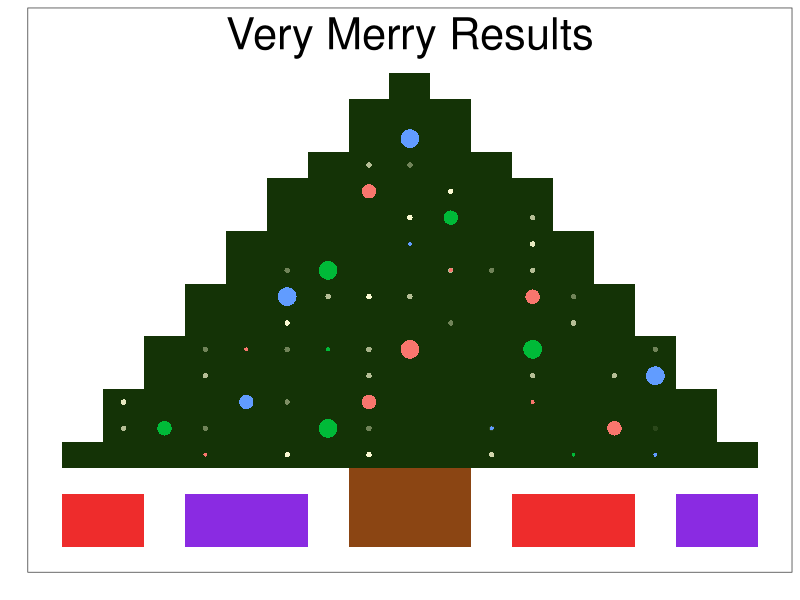

Write R code to recreate this figure.

########################################################################################################################
########################################################################################################################
##                                MY GROUND-BREAKING, EARTH-SHATTERING RESEARCH PROJECT                               ##
########################################################################################################################
########################################################################################################################


# Clear environment:
rm(list = ls())


# Load libraries:
library(ggplot2)


# Bring in data:
some_data <- read.csv("data/research_data.csv")


# Generate some data:
more_data <- data.frame(x = c(6, 9, 15, 17, 5, 13, 16, 7, 10, 14, 7, 9, 11, 
                                   14, 8, 14, 9, 12, 11, 12, 14, 11, 17, 10))
more_data$y <- c(4, 5, 4, 4, 5, 5, 5, 6, 6, 6, 8, 8, 8, 8, 10,
                      10, 11, 11, 12, 13, 10, 16, 7, 14)
more_data$color <- factor(c(1, 2, 2, 3, 2, 3, 1, 3, 1, 1, 1, 2, 1, 2,
                                  3, 3, 2, 1, 3, 2, 1, 3, 3, 1))
more_data$size <- c(1, 3, 1, 1, 2, 1, 2, 2, 2, 1, 1, 1, 3, 3, 3,
                         2, 3, 1, 1, 2, 2, 3, 3, 2)


# Generate more data:
number <- 50
total <- sum(round(number * 0.35) +
               round(number * 0.20) +
               round(number * 0.17) + 
               round(number * 0.13) +
               round(number * 0.10) + 
               round(number * 0.05))
even_more_data <- data.frame(x = c(round(runif(round(number * 0.35), 4, 18), 0),
                                   round(runif(round(number * 0.20), 5, 17), 0),
                                   round(runif(round(number * 0.17), 6, 16), 0),
                                   round(runif(round(number * 0.13), 7, 15), 0),
                                   round(runif(round(number * 0.10), 8, 14), 0),
                                   round(runif(round(number * 0.05), 10, 12), 0)))
even_more_data$y <- c(round(runif(round(number * 0.35), 4, 6), 0),
                      round(runif(round(number * 0.20), 7, 8), 0),
                      round(runif(round(number * 0.17), 9, 10), 0),
                      round(runif(round(number * 0.13), 11, 12), 0),
                      round(runif(round(number * 0.10), 13, 14), 0),
                      round(runif(round(number * 0.05), 15, 17), 0))
even_more_data$color <- c(round(runif(total, 1, 4), 0))


# Perform analysis:
analysis <- ggplot() + 
  geom_tile(data = some_data, aes(x = important_x_var, y = important_y_var, fill = color)) + 
  geom_point(data = even_more_data, aes(x = x, y = y, alpha = color), colour = "lightgoldenrodyellow", shape = 16) +
  geom_point(data = more_data, aes(x = x, y = y, colour = color, size = size), shape = 16) +
  annotate("text", x = 11, y = 20, label = "Very Merry Results", size = 11) +
  scale_fill_identity() + 
  theme_bw() +
  scale_x_continuous(breaks = NULL) + 
  scale_y_continuous(breaks = NULL) +
  labs(x = "", y = "") + theme(legend.position = "none")


# Results:
analysis


########################################################################################################################
########################################################################################################################
##                                                          END                                                       ##
########################################################################################################################
########################################################################################################################